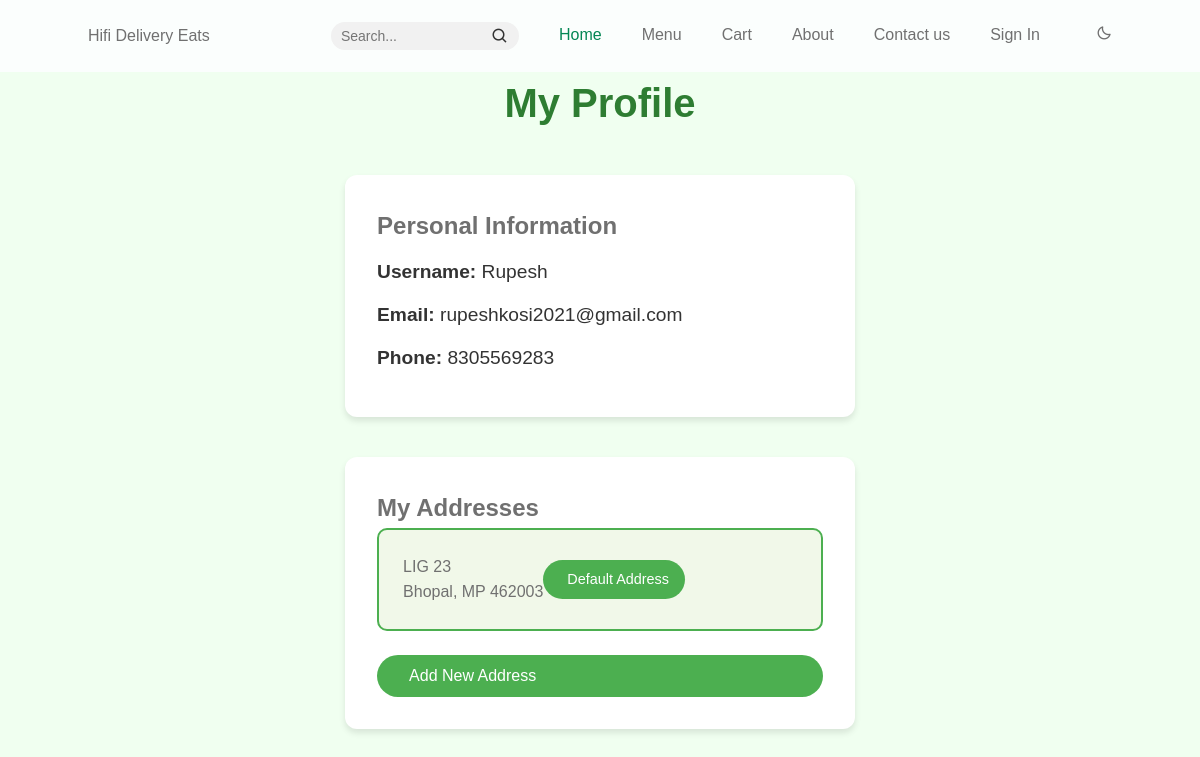
The app's page /user/profile (signed in) with its own data.
### models.py (models this page shows, shortened)
class Customer(UserMixin, db.Model):
    __tablename__ = 'customer'
    id = db.Column(db.Integer, primary_key=True)
    username = db.Column(db.String(100))
    email = db.Column(db.String(100), unique=True)
    phone = db.Column(db.Integer,unique=True, nullable=False)
    password = db.Column(db.String(100), nullable=False)
    addresses = db.relationship("Address", backref="customer", lazy=True)

class Address(db.Model):
    __tablename__ = 'address'
    id = db.Column(db.Integer, primary_key=True)
    customer_id = db.Column(db.Integer, db.ForeignKey('customer.id'), nullable=False)
    address_line = db.Column(db.String(255), nullable=False)
    city = db.Column(db.String(50), nullable=False)
    state = db.Column(db.String(50), nullable=False)
    zip_code = db.Column(db.String(20), nullable=False)
    is_preferred = db.Column(db.Boolean, default=False)

### routes.py (the view)
    @app.route('/user/profile')
    @login_required
    def customer():
        return render_template('user/profile.html')

### routes.py (called while the page is built)
def customer_routes(app, db):
    @app.route('/user/profile')
    @login_required
    def customer():
        return render_template('user/profile.html')

### templates/user/profile.html (shortened to what this page needs)
{% extends "index.html" %}
{% block css %}
{{ super() }}
<link rel="stylesheet" href="{{ url_for('static', filename='css/user/profile.css') }}">
{% endblock css %}
{% block content %}
<div class="profile-container">
    <div class="profile-header">
        <h1>My Profile</h1>
    </div>
    <div class="profile-section user-details">
        <h2>Personal Information</h2>
        <div class="user-info">
            <p><strong>Username:</strong> {{ current_user.username }}</p>
            <p><strong>Email:</strong> {{ current_user.email }}</p>
            <p><strong>Phone:</strong> {{ current_user.phone }}</p>
        </div>
    </div>
    <div class="profile-section addresses">
        <h2>My Addresses</h2>
        <div class="addresses-list">
            {% for address in current_user.addresses %}
            <div class="address-card {% if address.is_preferred %}preferred{% endif %}">
                <div class="address-content">
                    <p>{{ address.address_line }}</p>
                    <p>{{ address.city }}, {{ address.state }} {{ address.zip_code }}</p>
                </div>
                <div class="address-actions">
                    {% if address.is_preferred %}
                    <span class="preferred-badge"> Default Address</span>
                    {% else %}
                    <button class="btn-make-preferred" data-address-id="{{ address.id }}">
                        <i class="fas fa-star-o"></i> Set as Default
                    </button>
                    {% endif %}
                    <button class="btn-edit-address" data-address-id="{{ address.id }}">
                    </button>
                    <button class="btn-delete-address" data-address-id="{{ address.id }}">
                    </button>
                </div>
            </div>
            {% endfor %}
        </div>
        <button id="btn-add-address" class="btn-primary">
             Add New Address
        </button>
    </div>
</div>
{% endblock %}

### static/css/index.css (style rules this page uses)
:root { --header-height: 3rem; --first-color: #048654; --first-color-alt: #ffa500; --title-color: #393939; --text-color: #707070; --text-color-light: #a6a6a6; --body-color: #fbfefd; --container-color: #ffffff; --body-font: "Poppins", sans-serif; --biggest-font-size: 2.25rem; --h1-font-size: 1.5rem; --h2-font-size: 1.25rem; --h3-font-size: 1rem; --normal-font-size: 0.938rem; --small-font-size: 0.813rem; --smaller-font-size: 0.75rem; --font-medium: 500; --font-semi-bold: 600; --mb-1: 0.5rem; --mb-2: 1rem; --mb-3: 1.5rem; --mb-4: 2rem; --mb-5: 2.5rem; --mb-6: 3rem; --z-tooltip: 10; --z-fixed: 100; }
@media screen and (min-width: 768px) { :root { --biggest-font-size: 4rem; --h1-font-size: 2.25rem; --h2-font-size: 1.5rem; --h3-font-size: 1.25rem; --normal-font-size: 1rem; --small-font-size: 0.875rem; --smaller-font-size: 0.813rem; } }
html { scroll-behavior: smooth; }
body { margin: var(--header-height) 0 0 0; font-family: var(--body-font); font-size: var(--normal-font-size); background-color: var(--body-color); color: var(--text-color); line-height: 1.6; }
h1, h2, h3, p, ul { margin: 0; }
@media screen and (min-width: 768px) { body { margin: 0; } }
* { margin: 0; padding: 0; box-sizing: border-box; font-family: 'Arial', sans-serif; }
body { background-color: #f0fff0; display: flex; justify-content: center; align-items: center; height: 100vh; }
button { width: 100%; padding: 10px; background: #008000; color: white; border: none; border-radius: 5px; font-size: 16px; cursor: pointer; transition: 0.3s; }

### static/css/user/profile.css (style rules this page uses)
.profile-container { max-width: 1000px; margin: 3rem auto; padding: 0 2rem; }
.profile-header { margin-bottom: 2.5rem; text-align: center; }
.profile-header h1 { color: #2e7d32; font-size: 2.5rem; margin-bottom: 1rem; }
.profile-section { background: #ffffff; border-radius: 12px; padding: 2rem; margin-bottom: 2.5rem; box-shadow: 0 4px 6px rgba(0, 0, 0, 0.1); transition: transform 0.2s ease; }
.user-info p { margin: 0.75rem 0; font-size: 1.2rem; color: #333; }
.addresses-list { display: grid; gap: 1.5rem; margin-bottom: 1.5rem; }
.address-card { border: 2px solid #e0e0e0; border-radius: 10px; padding: 1.5rem; display: flex; justify-content: space-between; align-items: center; transition: all 0.3s ease; }
.address-card.preferred { border-color: #4caf50; background-color: #f1f8e9; }
.preferred-badge { background: #4caf50; color: #ffffff; padding: 0.5rem 1rem; border-radius: 20px; font-size: 0.9rem; display: inline-flex; align-items: center; gap: 0.5rem; }
.address-actions { display: flex; gap: 1rem; align-items: center; }
.address-actions button { background: none; border: none; padding: 0.5rem; cursor: pointer; border-radius: 50%; width: 40px; height: 40px; display: flex; align-items: center; justify-content: center; transition: all 0.2s ease; }
.btn-edit-address { color: #1976d2; }
.btn-delete-address { color: #d32f2f; }
.btn-primary { background: #4caf50; color: #ffffff; border: none; padding: 0.75rem 1.5rem; border-radius: 25px; cursor: pointer; font-size: 1rem; display: inline-flex; align-items: center; gap: 0.5rem; transition: all 0.3s ease; }

### records on screen
Customer: username "Rupesh", email "rupeshkosi2021@gmail.com", phone "8305569283"
Address: address_line "LIG 23", city "Bhopal", state "MP", zip_code "462003", is_preferred "Default Address"
